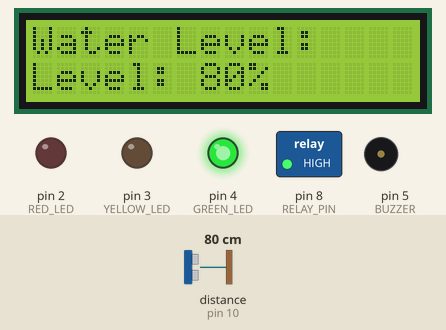
Bench run of a sketch on a simulated Arduino Uno, built with avr-gcc and run on an emulated ATmega328P. Parts: 16×2 character LCD, switched loads named in the sketch (green lamp = pin HIGH), output pins drawn as LEDs (lit = HIGH), buzzer (waves = sounding, pin HIGH). Wiring (from diagram.json): ultrasonic range finder: trigger pin 9; echo pin 10. Inputs (shaded band) come from the test bench; at power-on: distance to the obstacle (sensor on pin 10) 80 cm. The echo pulse lasts 58.3 µs per cm; pins used as bus, display or sensor lines are not drawn.

Above: at 1.2 s.
1.3 s: distance to the obstacle (sensor on pin 10) set to 157 cm
At 3.3 s:
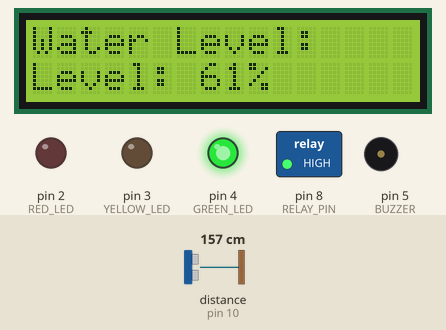
3.6 s: distance to the obstacle (sensor on pin 10) set to 167 cm
At 5.3 s:
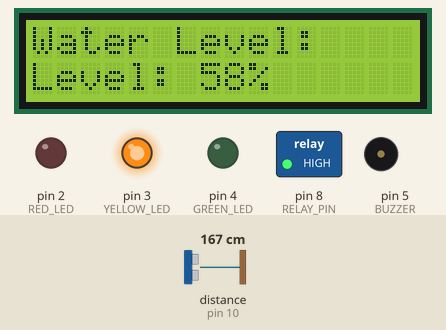
5.6 s: distance to the obstacle (sensor on pin 10) set to 278 cm
At 6.7 s:
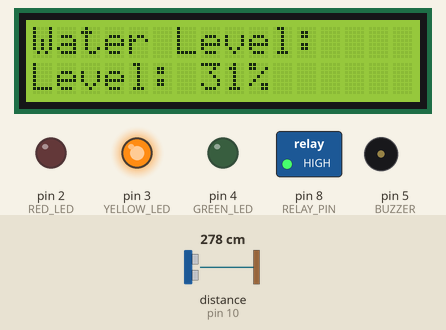
7.7 s: distance to the obstacle (sensor on pin 10) set to 286 cm
At 9.2 s:
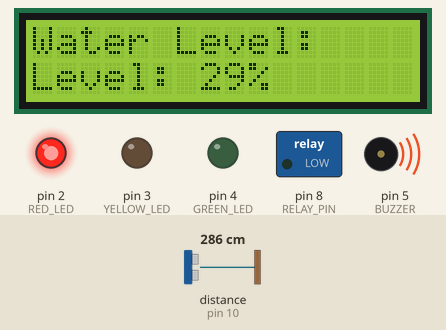
Timing chart, 0 to 10.7 s (numbered marks = the images above; inputs shaded):
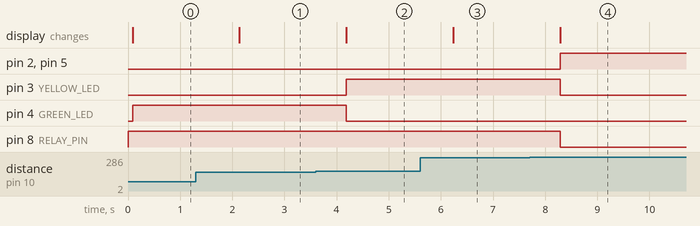

The sketch:

sketch.ino
```cpp
#include <LiquidCrystal_I2C.h>

#define TRIG_PIN 9
#define ECHO_PIN 10

#define RED_LED 2
#define YELLOW_LED 3
#define GREEN_LED 4
#define BUZZER 5
#define RELAY_PIN 8 // Pump control

LiquidCrystal_I2C lcd(0x27, 16, 2);

const int tankHeight = 400; // tank height in cm

void setup() {
  pinMode(TRIG_PIN, OUTPUT);
  pinMode(ECHO_PIN, INPUT);

  pinMode(RED_LED, OUTPUT);
  pinMode(YELLOW_LED, OUTPUT);
  pinMode(GREEN_LED, OUTPUT);
  pinMode(BUZZER, OUTPUT);
  pinMode(RELAY_PIN, OUTPUT);

  digitalWrite(RELAY_PIN, HIGH); // Start with pump OFF (relay inactive)

  lcd.init();
  lcd.backlight();
  lcd.setCursor(0, 0);
  lcd.print("Water Level:");
}

void loop() {
  long duration;
  float distance, levelPercent;

  // Trigger ultrasonic
  digitalWrite(TRIG_PIN, LOW);
  delayMicroseconds(2);
  digitalWrite(TRIG_PIN, HIGH);
  delayMicroseconds(10);
  digitalWrite(TRIG_PIN, LOW);

  duration = pulseIn(ECHO_PIN, HIGH);
  distance = duration * 0.034 / 2;

  // Calculate water level
  levelPercent = ((tankHeight - distance) / tankHeight) * 100;
  levelPercent = constrain(levelPercent, 0, 100); // limit to 0-100%

  // Display on LCD
  lcd.setCursor(0, 1);
  lcd.print("Level: ");
  lcd.print((int)levelPercent);
  lcd.print("%   "); // pad to clear old digits

  // LED and buzzer indication
  if (levelPercent < 30) {
    digitalWrite(RED_LED, HIGH);
    digitalWrite(YELLOW_LED, LOW);
    digitalWrite(GREEN_LED, LOW);
    digitalWrite(BUZZER, HIGH);
  } else if (levelPercent < 60) {
    digitalWrite(RED_LED, LOW);
    digitalWrite(YELLOW_LED, HIGH);
    digitalWrite(GREEN_LED, LOW);
    digitalWrite(BUZZER, LOW);
  } else {
    digitalWrite(RED_LED, LOW);
    digitalWrite(YELLOW_LED, LOW);
    digitalWrite(GREEN_LED, HIGH);
    digitalWrite(BUZZER, LOW);
  }

  // Relay-controlled pump logic
  if (levelPercent < 30) {
  digitalWrite(RELAY_PIN, LOW); // Turn pump ON
} else {
  digitalWrite(RELAY_PIN, HIGH); // Turn pump OFF
}

  delay(1000);
}
```

Measured:
- the behaviour switches between 161 and 162 cm on distance to the obstacle (sensor on pin 10) (found by bisection; images 1 and 2)
- the behaviour switches between 282 and 283 cm on distance to the obstacle (sensor on pin 10) (found by bisection; images 3 and 4)
- after the input at 1.3 s, the display: changes after 0.83 s (image 1)
- after the input at 3.6 s, pin 3 (YELLOW_LED): LOW → HIGH after 0.58 s; pin 4 (GREEN_LED): HIGH → LOW after 0.58 s; the display: changes after 0.58 s (image 2)
- after the input at 5.6 s, the display: changes after 0.63 s (image 3)
- after the input at 7.7 s, pin 2 (RED_LED), pin 5 (BUZZER): LOW → HIGH after 0.59 s; pin 3 (YELLOW_LED), pin 8 (RELAY_PIN): HIGH → LOW after 0.59 s; the display: changes after 0.59 s (image 4)
